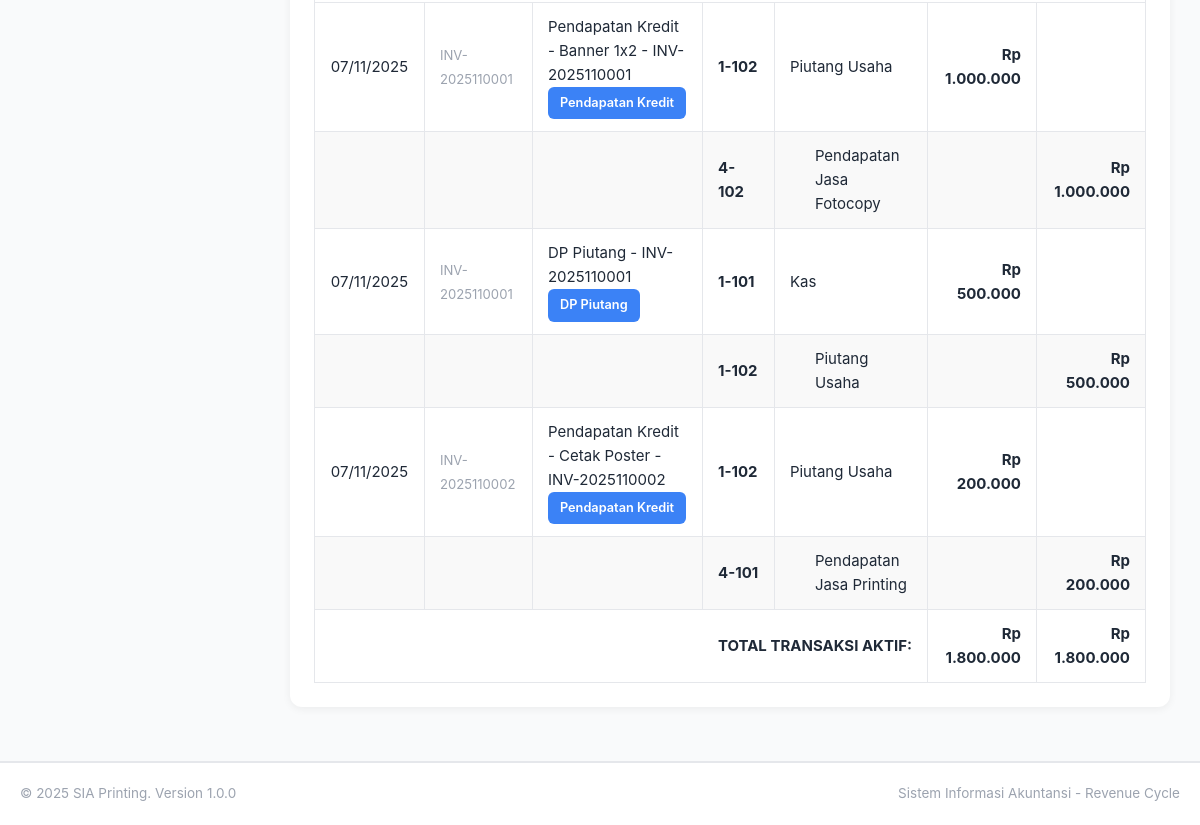
The app's page /jurnal-umum.php (signed in, lower part), older data.
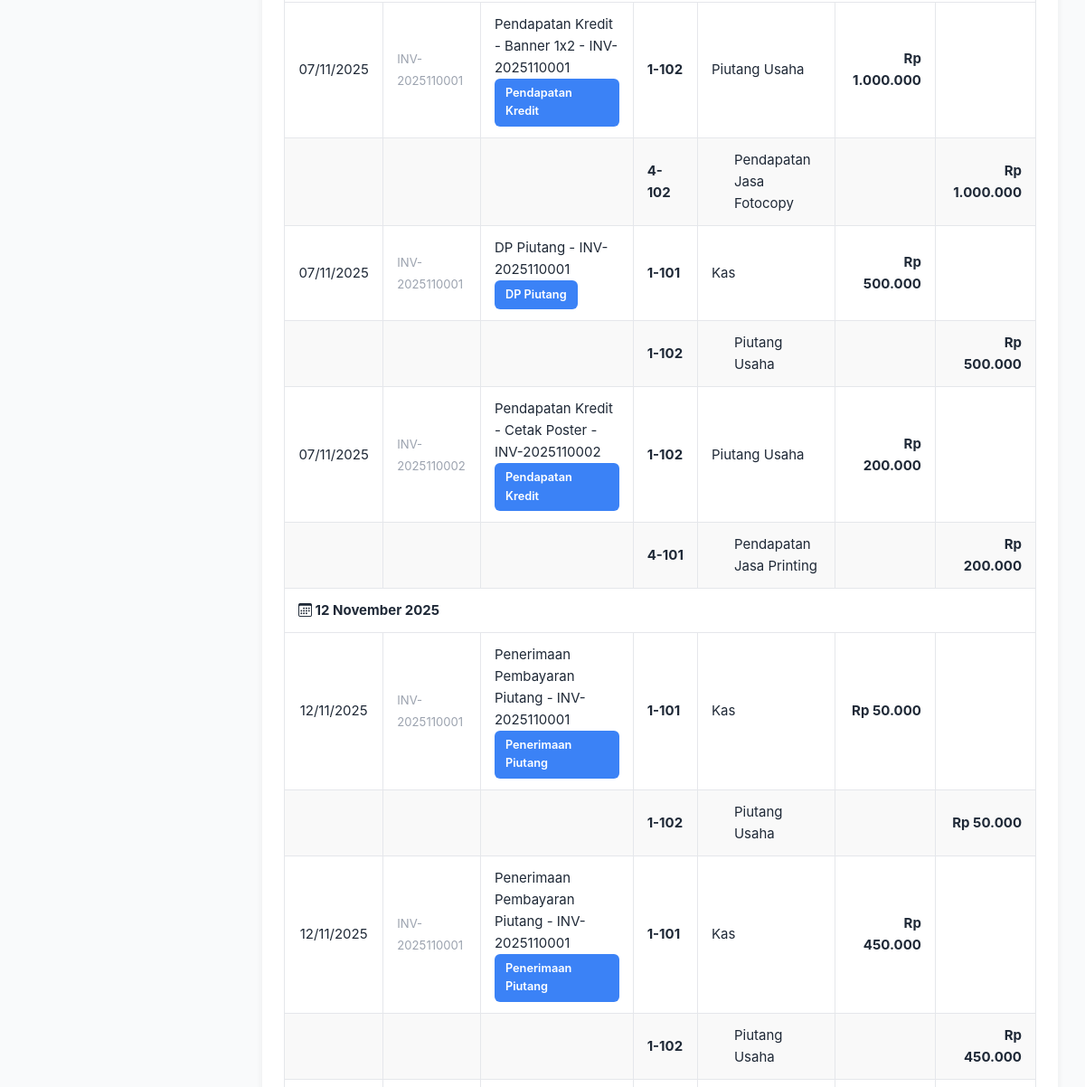
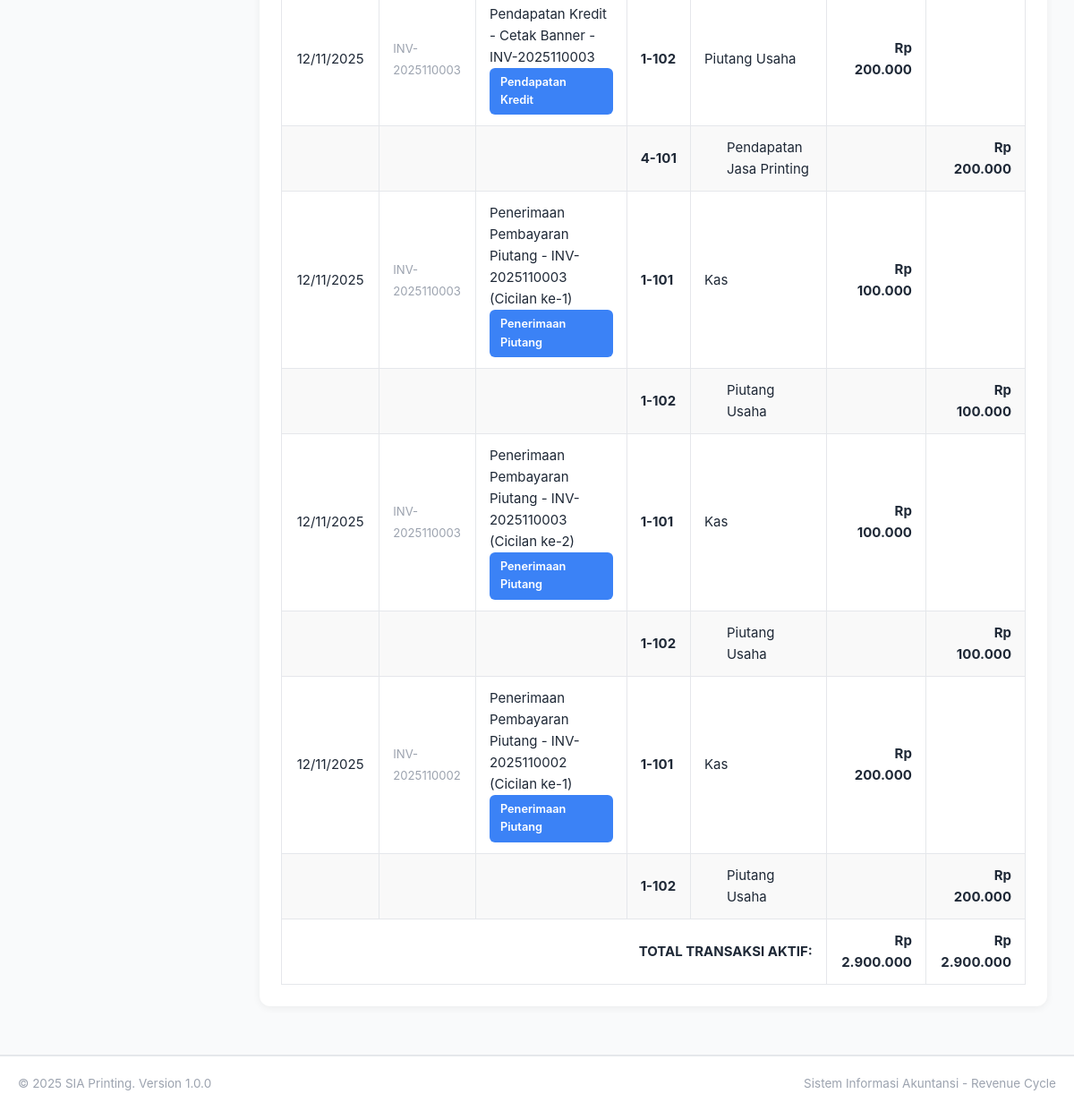
The same page, newer data (2 pictures, top to bottom).
### tables this page shows
CREATE TABLE `jurnal_umum` (
  `id_jurnal` int(11) NOT NULL,
  `tanggal` date NOT NULL,
  `deskripsi` text NOT NULL,
  `id_akun_debit` int(11) NOT NULL,
  `id_akun_kredit` int(11) NOT NULL,
  `nominal` decimal(15,2) NOT NULL,
  `referensi` varchar(50) DEFAULT NULL,
  `tipe_transaksi` varchar(50) DEFAULT NULL,
  `is_void` tinyint(1) DEFAULT 0,
  `voided_by` int(11) DEFAULT NULL,
  `voided_at` timestamp NULL DEFAULT NULL,
  `void_reason` text DEFAULT NULL,
  `created_at` timestamp NOT NULL DEFAULT current_timestamp()
);

CREATE TABLE `master_akun` (
  `id_akun` int(11) NOT NULL,
  `kode_akun` varchar(20) NOT NULL,
  `nama_akun` varchar(100) NOT NULL,
  `tipe_akun` enum('1-Aktiva','2-Kewajiban','3-Modal','4-Pendapatan','5-Beban') NOT NULL,
  `saldo` decimal(15,2) DEFAULT 0.00,
  `created_at` timestamp NOT NULL DEFAULT current_timestamp()
);

### config.php (called while the page is built, shortened)
<?php
function can_edit() {
    return isset($_SESSION['user_role']) && $_SESSION['user_role'] == 'akuntan';
}
function format_rupiah($angka) {
    return 'Rp ' . number_format($angka, 0, ',', '.');
}
function format_tanggal($tanggal) {
    $bulan = array(
        1 => 'Januari', 'Februari', 'Maret', 'April', 'Mei', 'Juni',
        'Juli', 'Agustus', 'September', 'Oktober', 'November', 'Desember'
    );
    $pecah = explode('-', $tanggal);
    return $pecah[2] . ' ' . $bulan[(int)$pecah[1]] . ' ' . $pecah[0];
}
?>

### jurnal-umum.php (the view, shortened to what this page needs)
<?php
require_once 'config.php';
$bulan = isset($_GET['bulan']) ? $_GET['bulan'] : date('Y-m');
$show_void = isset($_GET['show_void']) ? $_GET['show_void'] : '0';
$query = "SELECT ju.*,
          ma_debit.kode_akun as kode_debit, ma_debit.nama_akun as nama_debit,
          ma_kredit.kode_akun as kode_kredit, ma_kredit.nama_akun as nama_kredit,
          u.nama as voided_by_nama
          FROM jurnal_umum ju
          JOIN master_akun ma_debit ON ju.id_akun_debit = ma_debit.id_akun
          JOIN master_akun ma_kredit ON ju.id_akun_kredit = ma_kredit.id_akun
          LEFT JOIN users u ON ju.voided_by = u.id_user
          WHERE DATE_FORMAT(ju.tanggal, '%Y-%m') = '$bulan'";
if ($show_void == '0') {
    $query .= " AND ju.is_void = 0";
}
$query .= " ORDER BY ju.tanggal ASC, ju.id_jurnal ASC";
$result = $conn->query($query);
include 'includes/header.php';
?>
<div class="card">
    <div class="card-body">
        <div class="table-responsive">
            <table class="table table-bordered table-hover">
                <tbody>
                <?php
                if ($result->num_rows > 0):
                    $current_date = '';
                    $total_debit = 0;
                    $total_kredit = 0;
                    while ($row = $result->fetch_assoc()):
                        $is_void = $row['is_void'] == 1;
                        $row_class = $is_void ? 'table-danger' : '';
                        if ($current_date != $row['tanggal']) {
                            $current_date = $row['tanggal'];
                ?>
                        <tr class="table-secondary">
                            <td colspan="<?php echo can_edit() ? '8' : '7'; ?>" class="fw-bold">
                                <i class="bi bi-calendar3 me-2"></i>
                                <?php echo format_tanggal($row['tanggal']); ?>
                            </td>
                        </tr>
                <?php } ?>
                        <tr class="<?php echo $row_class; ?>">
                            <td class="text-center"><?php echo date('d/m/Y', strtotime($row['tanggal'])); ?></td>
                            <td>
                                <small class="text-muted"><?php echo $row['referensi']; ?></small>
                            </td>
                            <td>
                                <?php echo $row['deskripsi']; ?>
                                <?php if ($row['tipe_transaksi']): ?>
                                    <br><small class="badge bg-info"><?php echo $row['tipe_transaksi']; ?></small>
                                <?php endif; ?>
                            </td>
                            <td><strong><?php echo $row['kode_debit']; ?></strong></td>
                            <td><?php echo $row['nama_debit']; ?></td>
                            <td class="text-end fw-bold"><?php echo format_rupiah($row['nominal']); ?></td>
                            <td></td>
                        </tr>
                        <tr class="<?php echo $row_class; ?>" style="background-color: #f9f9f9;">
                            <td></td>
                            <td></td>
                            <td></td>
                            <td><strong><?php echo $row['kode_kredit']; ?></strong></td>
                            <td style="padding-left: 40px;"><?php echo $row['nama_kredit']; ?></td>
                            <td></td>
                            <td class="text-end fw-bold"><?php echo format_rupiah($row['nominal']); ?></td>
                        </tr>
                <?php
                        if (!$is_void) {
                            $total_debit += $row['nominal'];
                            $total_kredit += $row['nominal'];
                        }
                    endwhile;
                ?>
                    <tr class="table-primary">
                        <td colspan="5" class="text-end fw-bold">TOTAL TRANSAKSI AKTIF:</td>
                        <td class="text-end fw-bold"><?php echo format_rupiah($total_debit); ?></td>
                        <td class="text-end fw-bold"><?php echo format_rupiah($total_kredit); ?></td>
                    </tr>
                <?php endif; ?>
                </tbody>
            </table>
        </div>
    </div>
</div>
<?php include 'includes/footer.php'; ?>

Row changes from the older to the newer data that the page shows:
added jurnal_umum: tanggal "12 November 2025", tanggal "12/11/2025", referensi "INV-2025110001", deskripsi "Penerimaan Pembayaran Piutang - INV-2025110001", tipe_transaksi "Penerimaan Piutang", id_akun_debit.kode_akun "1-101", id_akun_debit.nama_akun "Kas", nominal "Rp 50.000", id_akun_kredit.kode_akun "1-102", id_akun_kredit.nama_akun "Piutang Usaha"
added jurnal_umum: tanggal "12/11/2025", referensi "INV-2025110001", deskripsi "Penerimaan Pembayaran Piutang - INV-2025110001", tipe_transaksi "Penerimaan Piutang", id_akun_debit.kode_akun "1-101", id_akun_debit.nama_akun "Kas", nominal "Rp 450.000", id_akun_kredit.kode_akun "1-102", id_akun_kredit.nama_akun "Piutang Usaha"
added jurnal_umum: tanggal "12/11/2025", referensi "INV-2025110003", deskripsi "Pendapatan Kredit - Cetak Banner - INV-2025110003", tipe_transaksi "Pendapatan Kredit", id_akun_debit.kode_akun "1-102", id_akun_debit.nama_akun "Piutang Usaha", nominal "Rp 200.000", id_akun_kredit.kode_akun "4-101", id_akun_kredit.nama_akun "Pendapatan Jasa Printing"
added jurnal_umum: tanggal "12/11/2025", referensi "INV-2025110003", deskripsi "Penerimaan Pembayaran Piutang - INV-2025110003 (Cicilan ke-1)", tipe_transaksi "Penerimaan Piutang", id_akun_debit.kode_akun "1-101", id_akun_debit.nama_akun "Kas", nominal "Rp 100.000", id_akun_kredit.kode_akun "1-102", id_akun_kredit.nama_akun "Piutang Usaha"
added jurnal_umum: tanggal "12/11/2025", referensi "INV-2025110003", deskripsi "Penerimaan Pembayaran Piutang - INV-2025110003 (Cicilan ke-2)", tipe_transaksi "Penerimaan Piutang", id_akun_debit.kode_akun "1-101", id_akun_debit.nama_akun "Kas", nominal "Rp 100.000", id_akun_kredit.kode_akun "1-102", id_akun_kredit.nama_akun "Piutang Usaha"
added jurnal_umum: tanggal "12/11/2025", referensi "INV-2025110002", deskripsi "Penerimaan Pembayaran Piutang - INV-2025110002 (Cicilan ke-1)", tipe_transaksi "Penerimaan Piutang", id_akun_debit.kode_akun "1-101", id_akun_debit.nama_akun "Kas", nominal "Rp 200.000", id_akun_kredit.kode_akun "1-102", id_akun_kredit.nama_akun "Piutang Usaha"
Text that changed along with them:
format_rupiah($total_debit): "Rp 1.800.000" → "Rp 2.900.000"
format_rupiah($total_kredit): "Rp 1.800.000" → "Rp 2.900.000"
